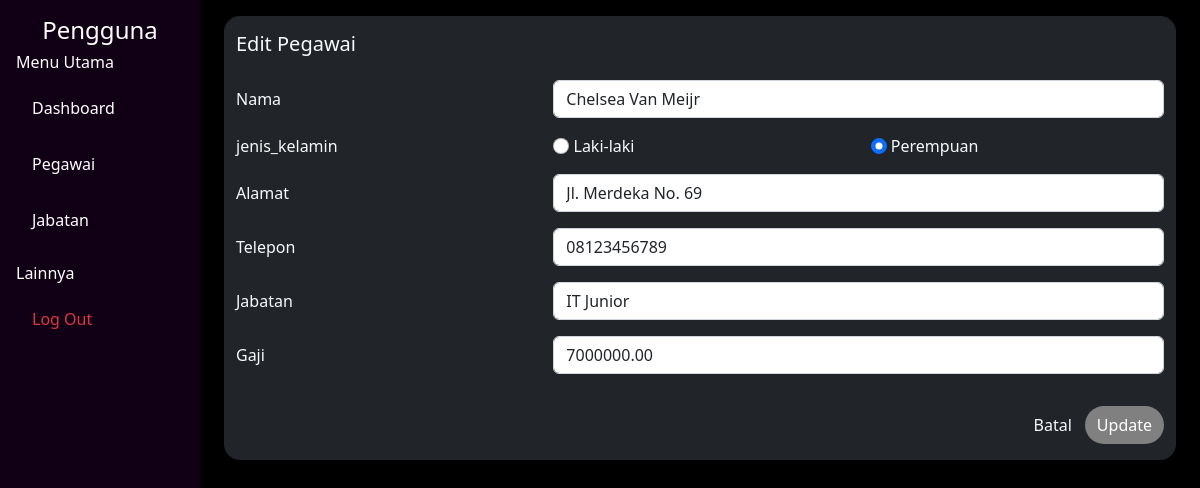
/pages/edit_pegawai.php?id=4, run on the app's committed database.
### tables this page shows
CREATE TABLE `pegawai` (
  `id` int(11) NOT NULL,
  `nama` varchar(100) NOT NULL,
  `jenis_kelamin` enum('L','P') DEFAULT NULL,
  `alamat` varchar(255) DEFAULT NULL,
  `telepon` varchar(15) DEFAULT NULL,
  `jabatan_id` int(11) DEFAULT NULL,
  `gaji` decimal(15,2) NOT NULL
);

### pages/edit_pegawai.php (the view, shortened to what this page needs)
<?php
include '../koneksi/db.php';
$id = $_GET['id'];
$sql = "SELECT * FROM Pegawai WHERE id=$id";
$result = $conn->query($sql);
if ($result && $result->num_rows > 0) {
    $row = $result->fetch_assoc();
} else {
    echo "No employee found with ID $id";
    exit;
}
?>
<!DOCTYPE html>
<html lang="en">
<head>
    <link href="../css/bootstrap.min.css" rel="stylesheet" />
    <link href="../css/styles.css" rel="stylesheet" />
</head>
<body class="bg-data">
<div class="container-fluid">
    <div class="row">
        <?php
        require_once('_sidebar.php');
        ?>
        <main class="col-md-10 ms-auto px-4">
            <div id="pegawai">
                <div class="container-md bg-dark text-light rounded-4 mt-3">
                    <form method="POST" enctype="multipart/form-data">
                        <div class="row py-3">
                            <div class="col-lg-12 text-light">
                                <h5>Edit Pegawai</h5>
                            </div>
                        </div>
                        <div class="row mb-3 align-items-center">
                            <div class="col-lg-4">
                                Nama
                            </div>
                            <div class="col-lg-8">
                                <input type="text" class="form-control" id="nama" name="nama" value="<?php echo $row['nama']; ?>" required>
                            </div>
                        </div>
                        <div class="row mb-3 align-items-center">
                            <div class="col-lg-4">
                                jenis_kelamin
                            </div>
                            <div class="col-lg-4">
                                <input class="form-check-input" type="radio" name="jenis_kelamin" id="laki_laki" value="L" <?php echo ($row['jenis_kelamin'] == 'L') ? 'checked' : ''; ?> required>
                                <label class="form-check-label" for="laki_laki">Laki-laki</label>
                            </div>
                            <div class="col-lg-4">
                                <input class="form-check-input" type="radio" name="jenis_kelamin" id="perempuan" value="P" <?php echo ($row['jenis_kelamin'] == 'P') ? 'checked' : ''; ?> required>
                                <label class="form-check-label" for="perempuan">Perempuan</label>
                            </div>
                        </div>
                        <div class="row mb-3 align-items-center">
                            <div class="col-lg-4">
                                Alamat
                            </div>
                            <div class="col-lg-8">
                                <input type="text" class="form-control" id="alamat" name="alamat" value="<?php echo $row['alamat']; ?>" required>
                            </div>
                        </div>
                        <div class="row mb-3 align-items-center">
                            <div class="col-lg-4">
                                Telepon
                            </div>
                            <div class="col-lg-8">
                                <input type="text" class="form-control" id="telepon" name="telepon" value="<?php echo $row['telepon']; ?>" required>
                            </div>
                        </div>
                        <div class="row mb-3 align-items-center">
                            <div class="col-lg-4">
                                Jabatan
                            </div>
                            <div class="col-lg-8">
                                <select class="form-control" id="jabatan_id" name="jabatan_id" required>
                                    <?php
                                    $sql = "SELECT * FROM Jabatan";
                                    $result = $conn->query($sql);
                                    if ($result->num_rows > 0) {
                                        while($row_jabatan = $result->fetch_assoc()) {
                                            $selected = ($row_jabatan['id'] == $row['jabatan_id']) ? 'selected' : '';
                                            echo "<option value='{$row_jabatan['id']}' $selected>{$row_jabatan['nama_jabatan']}</option>";
                                        }
                                    }
                                    ?>
                                </select>
                            </div>
                        </div>
                        <div class="row mb-3 align-items-center">
                            <div class="col-lg-4">
                                Gaji
                            </div>
                            <div class="col-lg-8">
                                <input type="text" class="form-control" id="gaji" name="gaji" value="<?php echo $row['gaji']; ?>" required>
                            </div>
                        </div>
                        <div class="d-flex justify-content-end py-3">
                            <button type="button" class="btn text-decoration-none text-light" onclick="window.location.href='pegawai.php';">Batal</button>
                            <input type="submit" name="UpdatePegawai" class="btn btn-primary" value="Update" style="border: none; border-radius: 30px; background-color: grey;">
                        </div>
                    </form>
                </div>
            </div>
        </main>
    </div>
</div>
</body>
</html>

### css/styles.css (style rules this page uses)
.bg-data { background-color: black; }

### data on the page
pegawai: nama "Chelsea Van Meijr", jenis_kelamin "☐ Laki-laki", jenis_kelamin "☑ Perempuan", alamat "Jl. Merdeka No. 69", telepon "08123456789", gaji "7000000.00"

### other printed values
form field jabatan_id "IT Junior"
